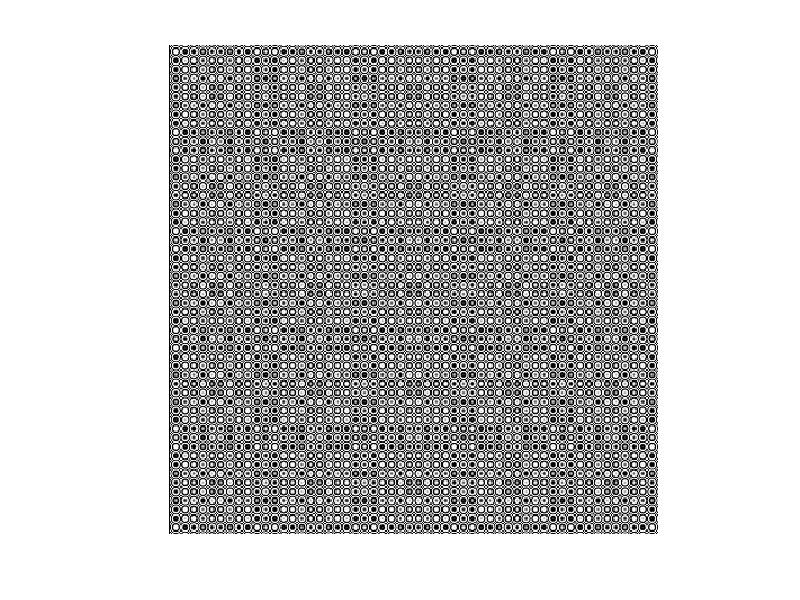

Here is the MATLAB script that generated this plot:
f_o = 3;                            % Focal length of objective (mm)    
NA = 1.42;                          % Numerical aperture of objective
D_bpp = (2*f_o*NA);                 % Diameter of back pupil plane
wave = 405e-6;                      % Wavelength of light (mm)
k = 2*pi/wave;                      % Wavenumber

[x,y] = meshgrid(-200:200);
r = sqrt(x.^2 + y.^2);
rm = 500;

%w = rm/10;
term1 = (1 + cos((k*r.^2)/2))*rm;
%term2 = 0.5*tanh((rm - r)/w) + 0.5;
g = term1;
imshow(g,[])